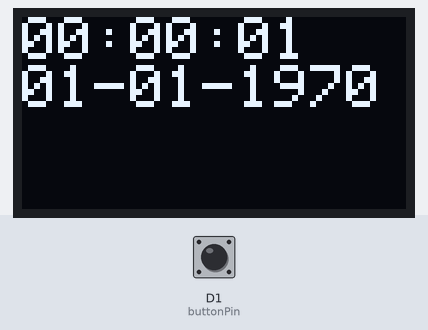
Bench run of a sketch on a simulated ESP8266 (NodeMCU). On the bench: 128×64 one-colour display. The inputs (shaded band) are chosen by the test bench; at power-on: D1 (buttonPin) HIGH. WiFi joins after 1.5 s; servers stay silent unless stated; what the sketch prints to the serial monitor is not drawn.

Above: at 3.1 s.
3.2 s: D1 (buttonPin) pulled LOW for 1.35 s
At 3.73 s:
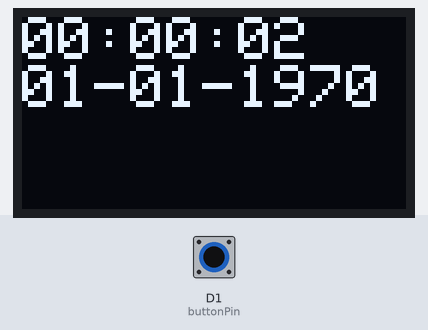
At 4.7 s:
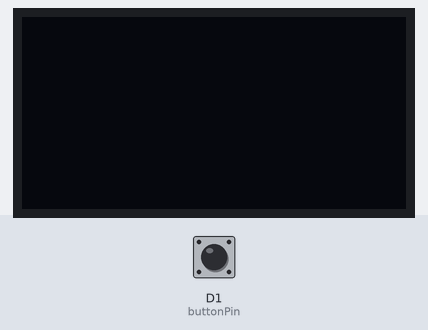
Timing chart, 0 to 6.2 s (numbered marks = the images above; inputs shaded):
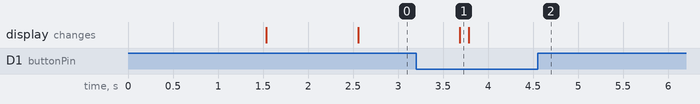

Measured:
- after the input at 3.2 s, the display: first differs from a run without the input after 0.59 s (image 2)

The sketch:

with_button.ino
```cpp
#include <ESP8266WiFi.h>
#include <WiFiUdp.h>  // Tambahkan baris ini
#include <Wire.h>
#include <Adafruit_GFX.h>
#include <Adafruit_SSD1306.h>

// Konstanta untuk paket NTP
const uint8_t NTP_PACKET_SIZE = 48;

// Konstanta untuk koneksi WiFi
const char* SSID = "your_wifi_ssid";
const char* PASSWORD = "your_wifi_password";

// Konstanta untuk OLED 0.96
#define OLED_RESET 4
Adafruit_SSD1306 display(OLED_RESET);

// Variabel global untuk menyimpan data yang diterima dari server NTP
byte packetBuffer[NTP_PACKET_SIZE];

// Variabel global untuk menyimpan waktu NTP terakhir yang diperbarui
time_t lastUpdateTime = 0;

// Interval waktu antara setiap pembaruan waktu NTP (dalam milidetik)
const long UPDATE_INTERVAL = 5 * 60 * 1000;

// Pin digital yang terhubung ke tombol
const int buttonPin = D1;

// Variabel global untuk menyimpan status OLED (apakah menyala atau mati)
bool oledIsOn = true;

// Fungsi untuk mengirimkan permintaan waktu NTP ke server NTP yang telah ditentukan
void sendNTPpacket(IPAddress & address)
{
  // Menyiapkan paket NTP
  memset(packetBuffer, 0, NTP_PACKET_SIZE);
  packetBuffer[0] = 0b11100011;   // LI, Version, Mode
  packetBuffer[1] = 0;     // Stratum, or type of clock
  packetBuffer[2] = 6;     // Polling Interval
  packetBuffer[3] = 0xEC;  // Peer Clock Precision
  // 8 bytes of zero for Root Delay & Root Dispersion
  packetBuffer[12]  = 49;
  packetBuffer[13]  = 0x4E;
  packetBuffer[14]  = 49;
  packetBuffer[15]  = 52;

  // Mengirimkan paket NTP
  WiFiUDP udp;
  udp.beginPacket(address, 123);
  udp.write(packetBuffer, NTP_PACKET_SIZE);
  udp.endPacket();
}

// Fungsi untuk mengambil waktu NTP
time_t getNTPTime() {
  // Konfigurasi server NTP yang akan digunakan
  const char* ntpServer = "pool.ntp.org";
  const long gmtOffset_sec = 3600;
  const int daylightOffset_sec = 3600;

  WiFiUDP udp;
  udp.begin(2390);

  IPAddress timeServerIP;
  WiFi.hostByName(ntpServer, timeServerIP);

  sendNTPpacket(timeServerIP);
  delay(1000);

  int cb = udp.parsePacket();
  if (!cb) {
    Serial.println("No packet yet");
  }
  else {
    Serial.print("packet received, length=");
    Serial.println(cb);

    udp.read(packetBuffer, NTP_PACKET_SIZE);

    unsigned long highWord = word(packetBuffer[40], packetBuffer[41]);
    unsigned long lowWord = word(packetBuffer[42], packetBuffer[43]);
    unsigned long secsSince1900 = highWord << 16 | lowWord;
    const unsigned long seventyYears = 2208988800UL;
    unsigned long epoch = secsSince1900 - seventyYears;

    return epoch;
  }
}

// Fungsi untuk mengkonversi waktu Unix ke dalam format tanggal dan waktu
void convertUnixTime(time_t t, char* dateStr, int dateStrSize, char* timeStr, int timeStrSize) {
  struct tm* ptm = gmtime(&t);
  strftime(dateStr, dateStrSize, "%d-%m-%Y", ptm);
  strftime(timeStr, timeStrSize, "%H:%M:%S", ptm);
}

// Fungsi untuk memeriksa status tombol
void checkButtonStatus() {
  // Membaca status tombol
  int buttonStatus = digitalRead(buttonPin);

  // Jika tombol ditekan, mengubah status OLED
  if (buttonStatus == LOW) {
    oledIsOn = !oledIsOn;
  }
}

void setup() {
  Serial.begin(115200);

  // Koneksi ke jaringan WiFi
  WiFi.begin(SSID, PASSWORD);
  while (WiFi.status() != WL_CONNECTED) {
    delay(500);
    Serial.print(".");
  }
  Serial.println();
  Serial.print("Connected to WiFi, IP address: ");
  Serial.println(WiFi.localIP());

  // Inisialisasi OLED
  display.begin(SSD1306_SWITCHCAPVCC, 0x3C); // Inisialisasi OLED dengan alamat 0x3C

  // Konfigurasi pin tombol sebagai input
  pinMode(buttonPin, INPUT);
}

void loop() {
  // Memeriksa status tombol
  checkButtonStatus();

  // Jika OLED menyala, memperbarui waktu NTP dan menampilkan waktu NTP pada OLED
  if (oledIsOn) {
    // Memperbarui waktu NTP
    time_t t = getNTPTime();
    if (t != lastUpdateTime) {
      lastUpdateTime = t;

      // Mengkonversi waktu Unix ke dalam format tanggal dan waktu
      char dateStr[11];
      char timeStr[9];
      convertUnixTime(t, dateStr, sizeof(dateStr), timeStr, sizeof(timeStr));

      // Menampilkan waktu NTP pada OLED
      display.clearDisplay();
      display.setTextSize(2);
      display.setCursor(0, 0);
      display.println(timeStr);
      display.println(dateStr);
      display.display();
    }
  }
  else {
    // Matikan OLED
    display.ssd1306_command(SSD1306_DISPLAYOFF);
  }

  // Menunggu sebelum memeriksa tombol lagi
  delay(100);
}
```
